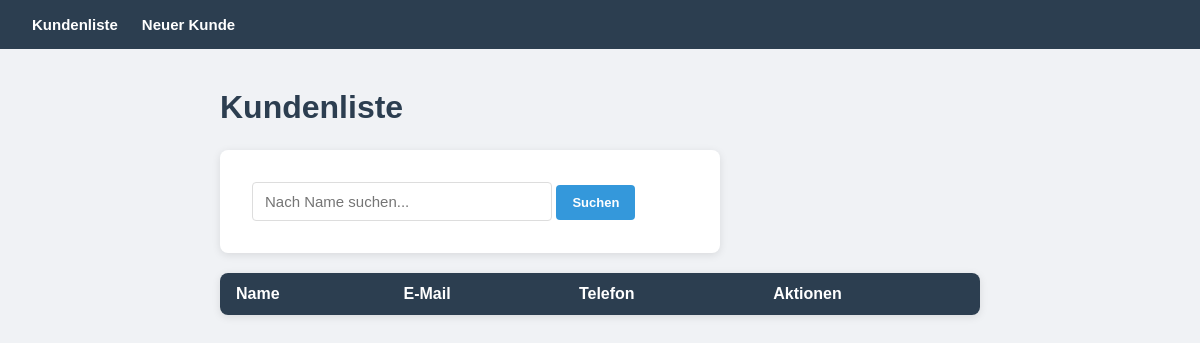
Before: / with the older database file.
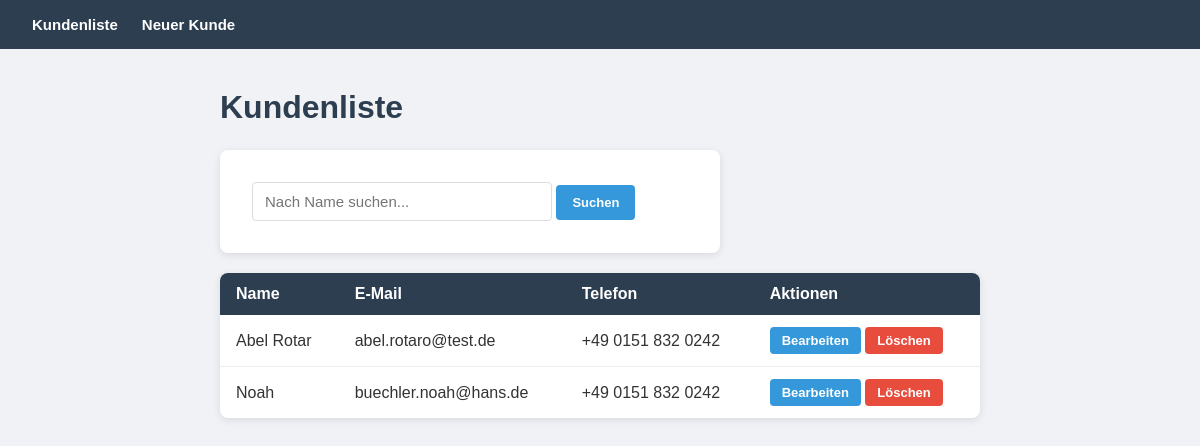
After: the same page with the newer database file.
### tables this page shows
CREATE TABLE kunden (
            id INTEGER PRIMARY KEY AUTOINCREMENT,
            name TEXT NOT NULL,
            email TEXT NOT NULL,
            telefon TEXT NOT NULL
        );

### app.py (the view)
@app.route("/")
def home():
    suche = request.args.get("suche", "")
    conn = verbindung()
    if suche:
        kunden = conn.execute(
            "SELECT * FROM kunden WHERE name LIKE ?",
            (f"%{suche}%",)
        ).fetchall()
    else:
        kunden = conn.execute("SELECT * FROM kunden").fetchall()
    conn.close()
    return render_template("home.html", kunden=kunden, suche=suche)

### datenbank.py (called while the page is built)
def verbindung():
    conn = sqlite3.connect("crm.db")
    conn.row_factory = sqlite3.Row
    return conn

### templates/home.html
{% extends "base.html" %}
{% block inhalt %}
<h1>Kundenliste</h1>
<form method="GET" style="margin-bottom: 20px;">
    <input
        type="text"
        name="suche"
        placeholder="Nach Name suchen..."
        value="{{ suche }}"
        style="width: 300px; margin-bottom: 0;">
    <button type="submit" class="btn btn-blau" style="padding: 10px 16px;">Suchen</button>
</form>
<table>
    <tr>
        <th>Name</th>
        <th>E-Mail</th>
        <th>Telefon</th>
        <th>Aktionen</th>
    </tr>
    {% for kunde in kunden %}
    <tr>
        <td>{{ kunde["name"] }}</td>
        <td>{{ kunde["email"] }}</td>
        <td>{{ kunde["telefon"] }}</td>
        <td>
            <a href="/bearbeiten/{{ kunde['id'] }}" class="btn btn-blau">Bearbeiten</a>
            <a href="/loeschen/{{ kunde['id'] }}" class="btn btn-rot">Löschen</a>
        </td>
    </tr>
    {% endfor %}
</table>
{% endblock %}

### templates/base.html (shortened to what this page needs)
<!DOCTYPE html>
<html>
<head>
    <link rel="stylesheet" href="{{ url_for('static', filename='style.css') }}">
</head>
<body>
    <nav>
        <a href="/">Kundenliste</a>
        <a href="/neu">Neuer Kunde</a>
    </nav>
    <div class="container">
        {% block inhalt %}{% endblock %}
    </div>
</body>
</html>

### static/style.css (style rules this page uses)
* { margin: 0; padding: 0; box-sizing: border-box; }
body { font-family: Arial, sans-serif; background-color: #f0f2f5; color: #333; }
nav { background-color: #2c3e50; padding: 16px 32px; display: flex; gap: 24px; }
nav a { color: white; text-decoration: none; font-weight: bold; font-size: 15px; }
.container { max-width: 800px; margin: 40px auto; padding: 0 20px; }
h1 { color: #2c3e50; margin-bottom: 24px; }
table { width: 100%; border-collapse: collapse; background: white; border-radius: 8px; overflow: hidden; box-shadow: 0 2px 8px rgba(0,0,0,0.1); }
th { background-color: #2c3e50; color: white; padding: 12px 16px; text-align: left; }
td { padding: 12px 16px; border-bottom: 1px solid #eee; }
tr:last-child td { border-bottom: none; }
.btn { display: inline-block; padding: 6px 12px; border-radius: 4px; text-decoration: none; font-size: 13px; font-weight: bold; }
.btn-blau { background-color: #3498db; color: white; }
.btn-rot { background-color: #e74c3c; color: white; }
form { background: white; padding: 32px; border-radius: 8px; box-shadow: 0 2px 8px rgba(0,0,0,0.1); max-width: 500px; }
input { width: 100%; padding: 10px 12px; border: 1px solid #ddd; border-radius: 4px; font-size: 15px; margin-bottom: 20px; }
button { background-color: #2c3e50; color: white; padding: 10px 24px; border: none; border-radius: 4px; font-size: 15px; cursor: pointer; font-weight: bold; }

Changed rows visible on the page:
added kunden: name "Abel Rotar", email "abel.rotaro@test.de", telefon "+49 0151 832 0242"
added kunden: name "Noah", email "buechler.noah@hans.de", telefon "+49 0151 832 0242"
